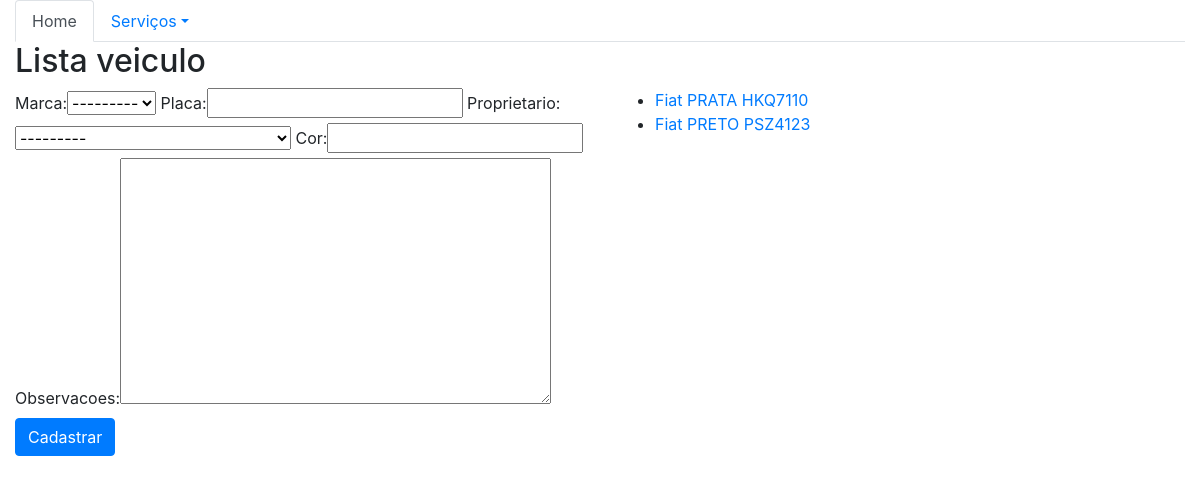
The app's page /veiculo/ with its own data.
### core/models.py (models this page shows)
class Veiculo(models.Model):
    marca = models.ForeignKey('Marca', on_delete=models.CASCADE)
    placa = models.CharField(max_length=7)
    proprietario = models.ForeignKey('Pessoa', on_delete=models.CASCADE)
    cor = models.CharField(max_length=15)
    observacoes = models.TextField()
    def __str__(self):
        return str(self.marca) + ' ' + self.cor +  ' ' + self.placa

class Marca(models.Model):
    nome = models.CharField(max_length=50)
    def __str__(self):
        return self.nome

### core/views.py (the view)
# urls.py: path('veiculo/', lista_veiculos, name='core_lista_veiculos'),
def lista_veiculos(request):
    veiculos = Veiculo.objects.all()
    form = VeiculoForm()
    data = {'veiculos': veiculos, 'form':form}
    return render(request, 'core/lista_veiculos.html', data)

### core/forms.py
class VeiculoForm(ModelForm):
    class Meta:
        model = Veiculo
        fields = '__all__'

### core/models.py (called while the page is built)
    def __str__(self):
        return self.nome

### core/templates/core/lista_veiculos.html (shortened to what this page needs)
{% extends "base.html" %}
{% load bootstrap %}
{% block main %}
<div class="row">
    <div class="col-12">
        <h2> Lista veiculo </h2>
    </div>
</div>
<div class="row">
    <div class="col-sm-6">
        <form action="{% url 'core_veiculo_novo' %}" method="POST">
            {{ form |bootstrap }}
            <button type="submit" class="btn btn-primary">Cadastrar</button>
        </form>
    </div>
    <div class="col-sm-6">
        <ul>
        {% for veiculo in veiculos %}
            <li>
                <a href="{% url 'core_veiculo_update' veiculo.id %}"> {{ veiculo }} </a>
            </li>
        {% endfor %}
        </ul>
    </div>
</div>
{% endblock %}

### records on screen
Veiculo: marca+cor+placa "Fiat PRATA HKQ7110"
Veiculo: marca+cor+placa "Fiat PRETO PSZ4123"
